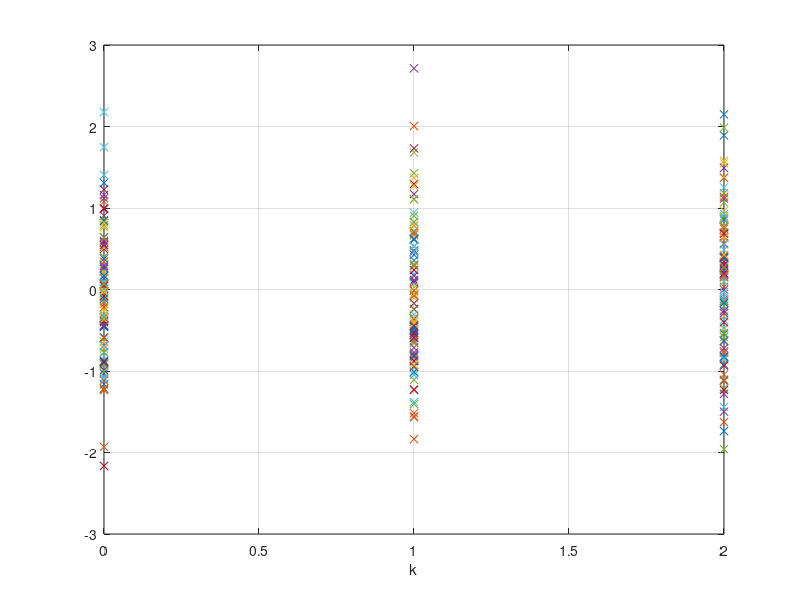

This chart was generated by the following MATLAB code:
%%%%%%%%%%%%%%%%%%%%%%%%%%%%%%%%%%%%
% Kalman Filter Solution
%%%%%%%%%%%%%%%%%%%%%%%%%%%%%%%%%%%%
clear
close all 
clc
N=3;                %number of samples
Nrun=100;       %number of runs
T=1;            %sampling interval
sw=1;
sv=1;
%%%%%%%%%
% Process
%%%%%%%%%
% sigma_w
% sigma_v
A=[1 T; 0 1];       %process matrix
C=[1 0];            %process matrix
% R1=sw-2*[T-4/4 T-3/2; T-3/2 T-2]; %covariance of process noise
% R2=sv-2;
R1 = sw^2*[T-4/4 T-3/2; T-3/2 T-2];
R2 = sv^2;

Pm(:,:,1)=1e5*eye(2);
%%%%%%%%%%%%%%%%%%%%%%%%%%%%%
% Calculation of Kalman Gains
%%%%%%%%%%%%%%%%%%%%%%%%%%%%%
for k=1:N
%covariance of measurement noise
%P(Ol-1)
    Kf(:,k)=Pm(:,:,k)*C'*(C*Pm(:,:,k)*C'+R2)^(-1);                          %Kf(:,k)=Kf(k)
    K(:,k)=(A*Pm(:,:,k)*C')*(C*Pm(:,:,k)*C'+R2)^(-1); %K(:,k)=K(k)
    P(:,:,k)=Pm(:,:,k)-(Pm(:,:,k)*C')*(C*Pm(:,:,k)*C'+R2)^(-1)*C*Pm(:,:,k); %P(:,:,k)=P(NIN)
    Pm(:,:,k+1)=A*Pm(:,:,k)*A'+R1-K(:,k)*(C*Pm(:,:,k)*C'+R2)*K(:,k)';       %Pm(:,:,k+1)=P(N+11N)
end
plot(0,0) %plot a point at (0,0)
hold on %hold the plot for further plotting
%%%%%%%%%%%%%%%%%%%%%%%%%%%%%%%%%%%%%%%%%%%%

% Ini tializaton
%%%%%%%%%%%%%%%%%%%%%%%%%%%%%%%%%%%%%%%%%%%%
w=random('normal',0,sw,Nrun,N); %process noise
v=random('normal',0,sv,Nrun,N); %measurement noise
for run=1:Nrun
xhm(:,1)=[0 0]'; %xhm(:,1)=x(Ol-1)
x(:, 1)= [0 0]'; %x(:, 1)=x(O)
for k=1:N
%%%%%%%%%
% Process
%%%%%%%%%
x(:,k+1)=A*x(:,k)+[T^2/2 T]'*w(run,k); %x(:,k+1)=x(k+1)
y(k)=C*x(: ,k)+v(run,k); %y(k)=y(k)
%%%%%%%%%%%%%%%
% Kalman Filter
%%%%%%%%%%%%%%%
xh(:,k)=xhm(:,k)+Kf(:,k)*(y(k)-C*xhm(:,k)); %xh(:,k)=x-hat(klk)
xhm(:,k+1)=A*xhm(:,k)+K(:,k)*(y(k)-C*xhm(:,k)); %xhm(:,k+1)=x-hat(k+1lk)
end
plot([0:N-1] ,x(1,1:N)-xh(1,1:N),'x'); %plot x(k)-x-hat(klk)
xs(:,run)=x(:,N); %x(N) for each run is saved in xs(:,run)
xhs(:,run)=xh(:,N); %x-hat(NIN) for each run is save in xhs(:,run)
end
hold off
grid
%release the plot
%draw grid on the plot
xlabel('k') %x-axis label
Pf=P(:,:,N) %print P(NIN)
%%%%%%%%%%%%%%%%%%%%%%%%
% Compute E{x(k)-T*x(k)}
%%%%%%%%%%%%%%%%%%%%%%%%
Covariance=[mean(((xs(1,:)-xhs(1,:))).^2) mean((xs(1,:)-xhs(1,:)).*(xs(2,:)-xhs(2,:)));
mean((xs(2,:)-xhs(2,:)).*(xs(1,:)-xhs(1,:))) mean(((xs(2,:)-xhs(2,:))).^2)]
%print E{[x(2)-xh(2)] [x(2)-xh(2)J-T}